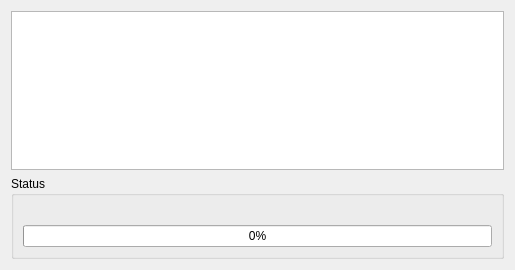
<?xml version="1.0" encoding="UTF-8"?>
<ui version="4.0">
 <class>ProgressDialog</class>
 <widget class="QDialog" name="ProgressDialog">
  <property name="geometry">
   <rect>
    <x>0</x>
    <y>0</y>
    <width>515</width>
    <height>270</height>
   </rect>
  </property>
  <property name="windowTitle">
   <string/>
  </property>
  <layout class="QVBoxLayout" name="verticalLayout_2">
   <item>
    <widget class="QTextBrowser" name="textBrowser"/>
   </item>
   <item>
    <widget class="QGroupBox" name="groupBox">
     <property name="title">
      <string>Status</string>
     </property>
     <layout class="QVBoxLayout" name="verticalLayout">
      <item>
       <layout class="QHBoxLayout" name="horizontalLayout">
        <item>
         <widget class="QLabel" name="label_Status">
          <property name="text">
           <string/>
          </property>
         </widget>
        </item>
        <item>
         <widget class="QLabel" name="label_Timer">
          <property name="text">
           <string/>
          </property>
          <property name="alignment">
           <set>Qt::AlignRight|Qt::AlignTrailing|Qt::AlignVCenter</set>
          </property>
         </widget>
        </item>
       </layout>
      </item>
      <item>
       <widget class="QProgressBar" name="progressBar">
        <property name="value">
         <number>0</number>
        </property>
       </widget>
      </item>
     </layout>
    </widget>
   </item>
  </layout>
 </widget>
 <resources/>
 <connections/>
</ui>
